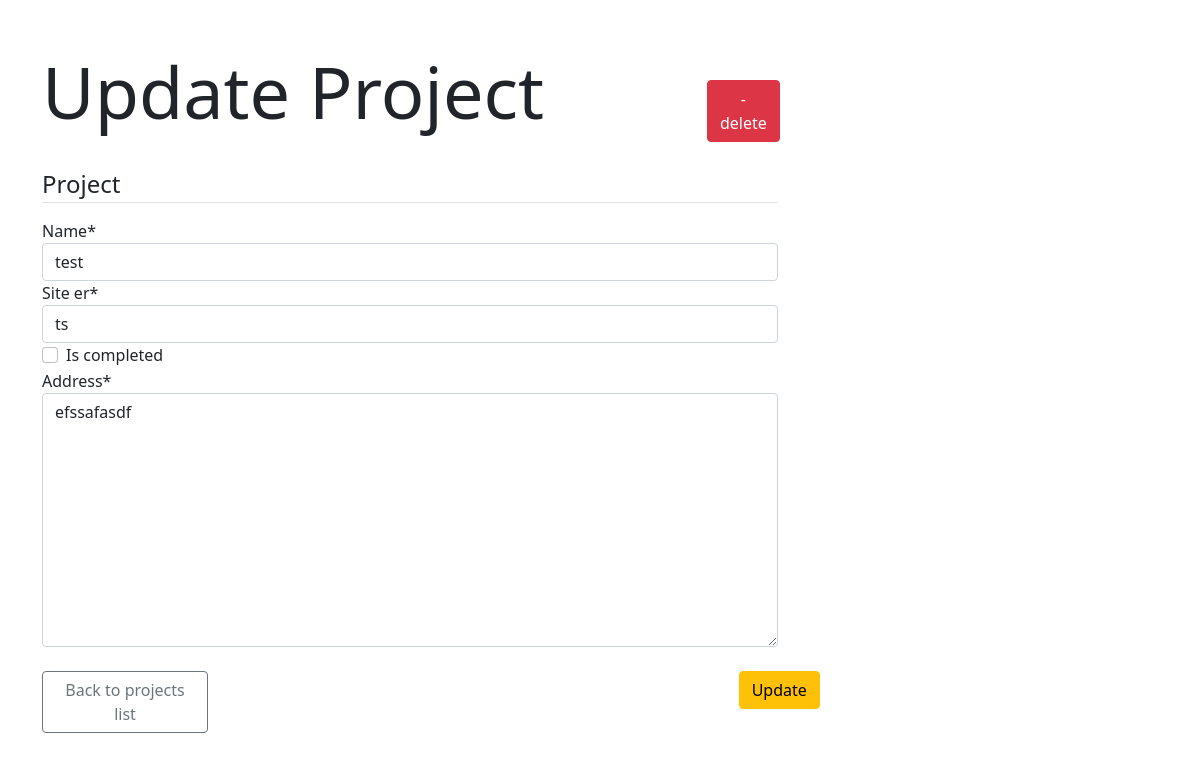
Page /company/project/1/update/ (signed in) on the committed database.
### company/models.py (models this page shows, shortened)
class Project(models.Model):
    name = models.CharField(max_length=50)
    company = models.ForeignKey(Company, on_delete=models.CASCADE)
    site_er = models.ForeignKey(SiteEr, on_delete=models.SET_NULL, null = True)
    address = models.TextField(max_length=250)
    is_completed = models.BooleanField(default=False)
    pending_request = models.IntegerField(default=0)

### company/views.py (the view, shortened to what this page needs)
# urls.py: path('project/<int:pk>/update/', views.ProjectUpdateView.as_view(), name='project-update'),
class ProjectUpdateView(UserPassesTestMixin, SuccessMessageMixin, UpdateView):
    model = Project
    fields = ['name', 'site_er', 'is_completed', 'address']
    success_url = '/company/project'
    success_message = '%(name)s was edited successfully'
    template_name = 'company/project_update_form.html'
    def get_context_data(self, **kwargs):
        context =  super().get_context_data(**kwargs)
        project = self.get_object()
        context['id'] = project.pk
        return context
    def test_func(self):
        project = self.get_object()
        if project.company == self.request.user.company and hasattr(self.request.user, 'company'):
            return True
        return False

### company/models.py (called while the page is built)
    def __str__(self):
        return self.user.username

### company/templates/company/project_update_form.html (shortened to what this page needs)
{% extends "company/base.html" %}
{% load crispy_forms_tags %}
{% block content %}
    <div class="row">
        <div class="col-6">
            <h2 class="display-2">Update Project</h2>
        </div>
        <div class="col-1 offset-1 align-self-end">
            <a href="{% url 'project-delete' id %}" class="btn btn-danger">- delete</a>
        </div>
    </div>
    <div class="row py-4">
        <div class="col-8">
            <form method="POST">
                <fieldset class="form-group">
                    <legend class="border-bottom mb-3"> Project </legend>
                    {{ form|crispy }}
                </fieldset>
                <div class="row justify-content-between pt-4">
                    <div class="col-3">
                        <a href="{% url 'project-list' %}" class="btn btn-outline-secondary">Back to projects list</a>
                    </div>
                    <div class="col-1">
                        <div class="form-group">
                            <button class="btn btn-warning" type="submit">Update</button>
                        </div>
                    </div>
                </div>
            </form>
        </div>
    </div>
{% endblock%}

### rows in the picture
Project: name "test", site_er "ts", address "efssafasdf"
